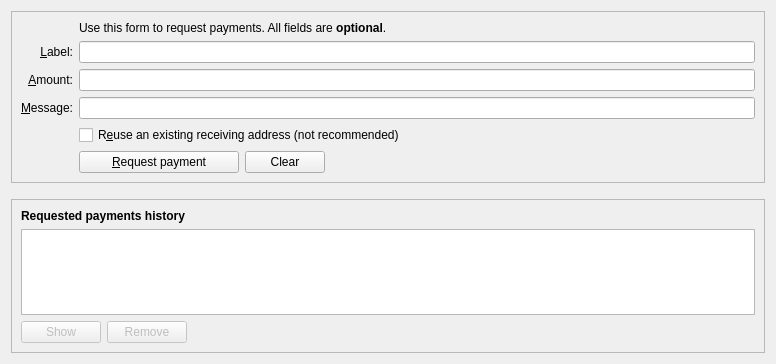
<?xml version="1.0" encoding="UTF-8"?>
<ui version="4.0">
 <class>ReceiveCoinsDialog</class>
 <widget class="QWidget" name="ReceiveCoinsDialog">
  <property name="geometry">
   <rect>
    <x>0</x>
    <y>0</y>
    <width>776</width>
    <height>364</height>
   </rect>
  </property>
  <layout class="QVBoxLayout" name="verticalLayout" stretch="0,0,1">
   <item>
    <widget class="QFrame" name="frame2">
     <property name="sizePolicy">
      <sizepolicy hsizetype="Preferred" vsizetype="Expanding">
       <horstretch>0</horstretch>
       <verstretch>0</verstretch>
      </sizepolicy>
     </property>
     <property name="frameShape">
      <enum>QFrame::StyledPanel</enum>
     </property>
     <property name="frameShadow">
      <enum>QFrame::Sunken</enum>
     </property>
     <layout class="QVBoxLayout" name="verticalLayout_3">
      <item>
       <layout class="QGridLayout" name="gridLayout">
        <item row="7" column="2">
         <widget class="QCheckBox" name="reuseAddress">
          <property name="toolTip">
           <string>Reuse one of the previously used receiving addresses. Reusing addresses has security and privacy issues. Do not use this unless re-generating a payment request made before.</string>
          </property>
          <property name="text">
           <string>R&amp;euse an existing receiving address (not recommended)</string>
          </property>
         </widget>
        </item>
        <item row="7" column="0">
         <widget class="QLabel" name="label_4">
          <property name="text">
           <string/>
          </property>
         </widget>
        </item>
        <item row="6" column="0">
         <widget class="QLabel" name="label_3">
          <property name="toolTip">
           <string>An optional message to attach to the payment request, which will be displayed when the request is opened. Note: The message will not be sent with the payment over the SolarCoin network.</string>
          </property>
          <property name="text">
           <string>&amp;Message:</string>
          </property>
          <property name="alignment">
           <set>Qt::AlignRight|Qt::AlignTrailing|Qt::AlignVCenter</set>
          </property>
          <property name="buddy">
           <cstring>reqMessage</cstring>
          </property>
         </widget>
        </item>
        <item row="4" column="2">
         <widget class="QLineEdit" name="reqLabel">
          <property name="toolTip">
           <string>An optional label to associate with the new receiving address.</string>
          </property>
         </widget>
        </item>
        <item row="6" column="2">
         <widget class="QLineEdit" name="reqMessage">
          <property name="toolTip">
           <string>An optional message to attach to the payment request, which will be displayed when the request is opened. Note: The message will not be sent with the payment over the SolarCoin network.</string>
          </property>
         </widget>
        </item>
        <item row="2" column="2">
         <widget class="QLabel" name="label_5">
          <property name="text">
           <string>Use this form to request payments. All fields are &lt;b&gt;optional&lt;/b&gt;.</string>
          </property>
         </widget>
        </item>
        <item row="4" column="0">
         <widget class="QLabel" name="label_2">
          <property name="toolTip">
           <string>An optional label to associate with the new receiving address.</string>
          </property>
          <property name="text">
           <string>&amp;Label:</string>
          </property>
          <property name="alignment">
           <set>Qt::AlignRight|Qt::AlignTrailing|Qt::AlignVCenter</set>
          </property>
          <property name="buddy">
           <cstring>reqLabel</cstring>
          </property>
         </widget>
        </item>
        <item row="5" column="0">
         <widget class="QLabel" name="label">
          <property name="toolTip">
           <string>An optional amount to request. Leave this empty or zero to not request a specific amount.</string>
          </property>
          <property name="text">
           <string>&amp;Amount:</string>
          </property>
          <property name="alignment">
           <set>Qt::AlignRight|Qt::AlignTrailing|Qt::AlignVCenter</set>
          </property>
          <property name="buddy">
           <cstring>reqAmount</cstring>
          </property>
         </widget>
        </item>
        <item row="5" column="2">
         <widget class="BitcoinAmountField" name="reqAmount">
          <property name="minimumSize">
           <size>
            <width>80</width>
            <height>0</height>
           </size>
          </property>
          <property name="toolTip">
           <string>An optional amount to request. Leave this empty or zero to not request a specific amount.</string>
          </property>
         </widget>
        </item>
        <item row="8" column="2">
         <layout class="QHBoxLayout" name="horizontalLayout">
          <item>
           <widget class="QPushButton" name="receiveButton">
            <property name="minimumSize">
             <size>
              <width>160</width>
              <height>0</height>
             </size>
            </property>
            <property name="text">
             <string>&amp;Request payment</string>
            </property>
            <property name="icon">
             <iconset resource="../bitcoin.qrc">
              <normaloff>:/icons/receiving_addresses</normaloff>:/icons/receiving_addresses</iconset>
            </property>
           </widget>
          </item>
          <item>
           <widget class="QPushButton" name="clearButton">
            <property name="sizePolicy">
             <sizepolicy hsizetype="Minimum" vsizetype="Fixed">
              <horstretch>0</horstretch>
              <verstretch>0</verstretch>
             </sizepolicy>
            </property>
            <property name="toolTip">
             <string>Clear all fields of the form.</string>
            </property>
            <property name="text">
             <string>Clear</string>
            </property>
            <property name="icon">
             <iconset resource="../bitcoin.qrc">
              <normaloff>:/icons/remove</normaloff>:/icons/remove</iconset>
            </property>
            <property name="autoDefault">
             <bool>false</bool>
            </property>
           </widget>
          </item>
          <item>
           <spacer name="horizontalSpacer">
            <property name="orientation">
             <enum>Qt::Horizontal</enum>
            </property>
            <property name="sizeHint" stdset="0">
             <size>
              <width>40</width>
              <height>20</height>
             </size>
            </property>
           </spacer>
          </item>
         </layout>
        </item>
        <item row="8" column="0">
         <widget class="QLabel" name="label_7">
          <property name="text">
           <string/>
          </property>
         </widget>
        </item>
       </layout>
      </item>
     </layout>
    </widget>
   </item>
   <item>
    <spacer name="verticalSpacer_2">
     <property name="orientation">
      <enum>Qt::Vertical</enum>
     </property>
     <property name="sizeHint" stdset="0">
      <size>
       <width>20</width>
       <height>10</height>
      </size>
     </property>
    </spacer>
   </item>
   <item>
    <widget class="QFrame" name="frame">
     <property name="sizePolicy">
      <sizepolicy hsizetype="Preferred" vsizetype="Expanding">
       <horstretch>0</horstretch>
       <verstretch>0</verstretch>
      </sizepolicy>
     </property>
     <property name="frameShape">
      <enum>QFrame::StyledPanel</enum>
     </property>
     <property name="frameShadow">
      <enum>QFrame::Raised</enum>
     </property>
     <layout class="QVBoxLayout" name="verticalLayout_2">
      <item>
       <widget class="QLabel" name="label_6">
        <property name="font">
         <font>
          <weight>75</weight>
          <bold>true</bold>
         </font>
        </property>
        <property name="text">
         <string>Requested payments history</string>
        </property>
       </widget>
      </item>
      <item>
       <widget class="QTableView" name="recentRequestsView">
        <property name="contextMenuPolicy">
         <enum>Qt::CustomContextMenu</enum>
        </property>
        <property name="tabKeyNavigation">
         <bool>false</bool>
        </property>
        <property name="sortingEnabled">
         <bool>true</bool>
        </property>
       </widget>
      </item>
      <item>
       <layout class="QHBoxLayout" name="horizontalLayout_2">
        <item>
         <widget class="QPushButton" name="showRequestButton">
          <property name="enabled">
           <bool>false</bool>
          </property>
          <property name="toolTip">
           <string>Show the selected request (does the same as double clicking an entry)</string>
          </property>
          <property name="text">
           <string>Show</string>
          </property>
          <property name="icon">
           <iconset resource="../bitcoin.qrc">
            <normaloff>:/icons/edit</normaloff>:/icons/edit</iconset>
          </property>
          <property name="autoDefault">
           <bool>false</bool>
          </property>
         </widget>
        </item>
        <item>
         <widget class="QPushButton" name="removeRequestButton">
          <property name="enabled">
           <bool>false</bool>
          </property>
          <property name="toolTip">
           <string>Remove the selected entries from the list</string>
          </property>
          <property name="text">
           <string>Remove</string>
          </property>
          <property name="icon">
           <iconset resource="../bitcoin.qrc">
            <normaloff>:/icons/remove</normaloff>:/icons/remove</iconset>
          </property>
          <property name="autoDefault">
           <bool>false</bool>
          </property>
         </widget>
        </item>
        <item>
         <spacer name="horizontalSpacer_2">
          <property name="orientation">
           <enum>Qt::Horizontal</enum>
          </property>
          <property name="sizeHint" stdset="0">
           <size>
            <width>40</width>
            <height>20</height>
           </size>
          </property>
         </spacer>
        </item>
       </layout>
      </item>
     </layout>
    </widget>
   </item>
  </layout>
 </widget>
 <customwidgets>
  <customwidget>
   <class>BitcoinAmountField</class>
   <extends>QLineEdit</extends>
   <header>qt/bitcoinamountfield.h</header>
   <container>1</container>
  </customwidget>
 </customwidgets>
 <tabstops>
  <tabstop>reqLabel</tabstop>
  <tabstop>reqAmount</tabstop>
  <tabstop>reqMessage</tabstop>
  <tabstop>reuseAddress</tabstop>
  <tabstop>receiveButton</tabstop>
  <tabstop>clearButton</tabstop>
  <tabstop>recentRequestsView</tabstop>
  <tabstop>showRequestButton</tabstop>
  <tabstop>removeRequestButton</tabstop>
 </tabstops>
 <resources>
  <include location="../bitcoin.qrc"/>
 </resources>
 <connections/>
</ui>
